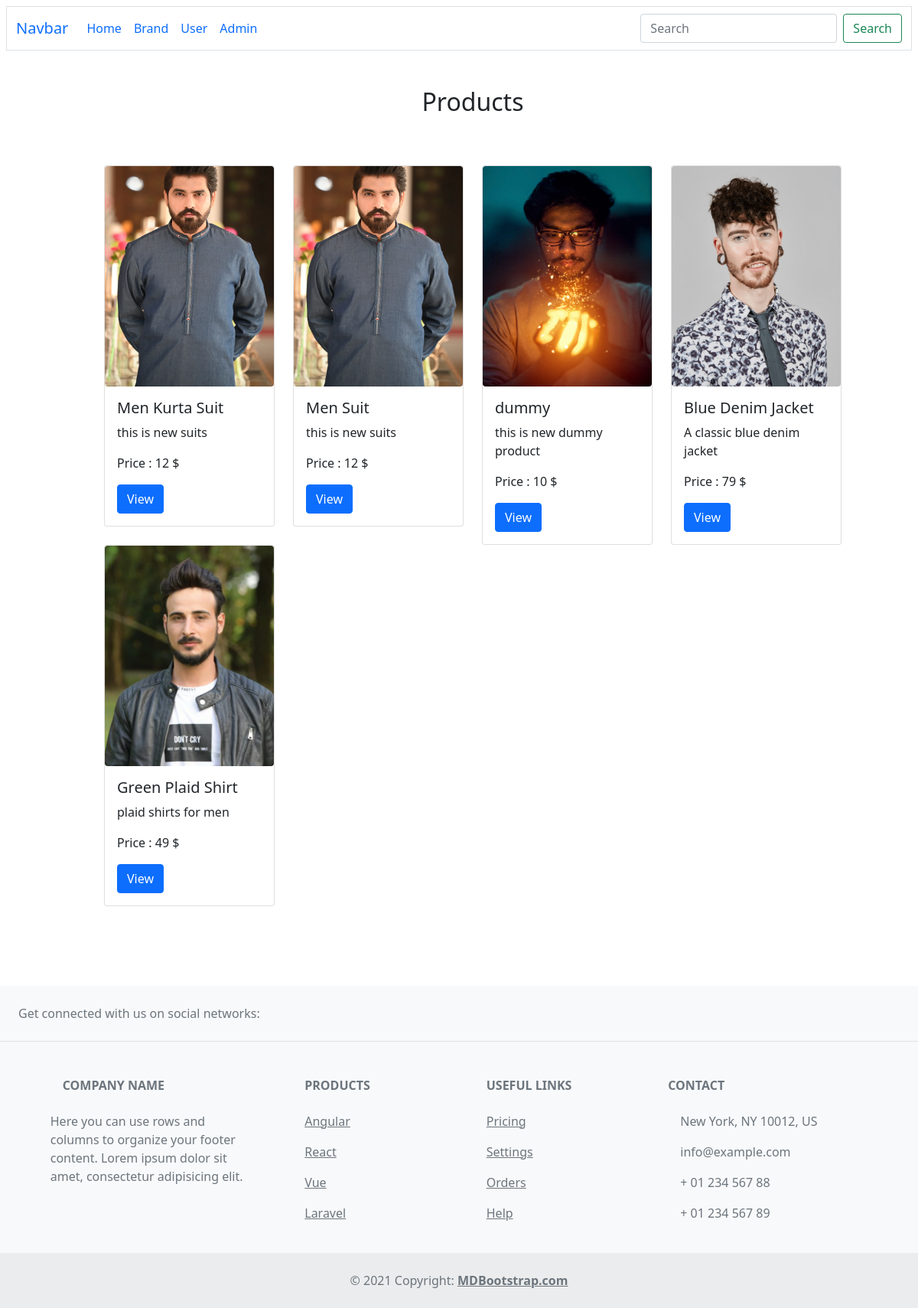
The page / on the database its author committed.
### app/models.py (models this page shows, shortened)
class Product(models.Model):
    Product_Name = models.CharField(max_length=40)
    Product_Price = models.CharField(max_length=20)
    Product_Category = models.CharField(max_length=20)
    Product_Description = models.TextField(max_length=50)
    Product_Stock = models.IntegerField(default=0)
    slug = models.SlugField(unique=True, null=True, blank=True)
    Product_Brand = models.ForeignKey(Brand, on_delete=models.CASCADE)

### app/views.py (the view)
# urls.py: path('',views.Index, name='index'),
def Index(request):
    products = Product.objects.all()                #retrive all products
    n=len(products)
    nslides = n//4 + ceil((n/4)-(n//4))
    productImages ={}
    for product in products:
        ProductImage = PImage.objects.filter(Product=product).values().first()
        productImages[product.id] = ProductImage
    print("this is query set")
    print(productImages)
    params={'no_of_slides':nslides, 'range':range(1, nslides), 'product':products,"PImage":productImages}
    return render(request, 'index.html',params)

### app/views.py (called while the page is built)
@register.filter
def get_item(dictionary, key):
    print("in get item")
    print(dictionary[key]['Product_Image'])
    return dictionary[key]['Product_Image']

### app/templates/index.html (shortened to what this page needs)
{% extends "base.html" %}
{% block main_content %}
  <div class="container m-5">
    <h2 class="text-center">Products</h2>
    <div class="row m-3 p-5">
      {% for product in product %}
        <div class="col-md-3">
          <div class="card">
            <img src="/media/{{PImage|get_item:product.id}}" class="card-img-top img-fluid rounded" style="width: 20rem;height: 18rem; object-fit: cover" alt="{{ product.Product_Name }}">
             <div class="card-body">
              <h5 class="card-title">{{ product.Product_Name }}</h5>
              <p class="card-text">{{ product.Product_Description }}</p>
              <p class="card-text">Price : {{ product.Product_Price }} $</p>
              <a href="{% url 'get_single_product' product.slug %}" class="btn btn-primary">View</a>
            </div>
          </div>
        </div>
      {% endfor %}
    </div>
</div>
{% endblock %}

### rows shown on the page
Product: Product_Name "Men Kurta Suit", Product_Description "this is new suits", Product_Price "12"
Product: Product_Name "Men Suit", Product_Description "this is new suits", Product_Price "12"
Product: shows a picture, Product_Name "dummy", Product_Description "this is new dummy product", Product_Price "10"
Product: shows a picture, Product_Name "Blue Denim Jacket", Product_Description "A classic blue denim jacket", Product_Price "79"
Product: shows a picture, Product_Name "Green Plaid Shirt", Product_Description "plaid shirts for men", Product_Price "49"
